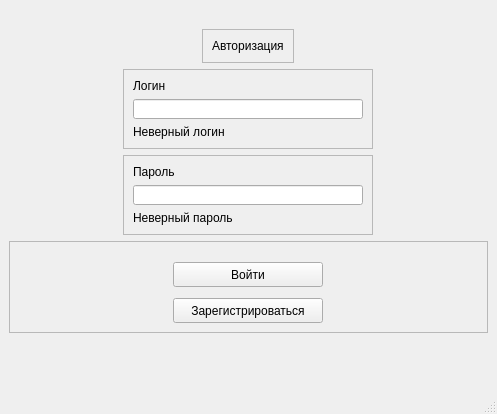
<?xml version="1.0" encoding="UTF-8"?>
<ui version="4.0">
 <class>MainWindow</class>
 <widget class="QMainWindow" name="MainWindow">
  <property name="enabled">
   <bool>true</bool>
  </property>
  <property name="geometry">
   <rect>
    <x>0</x>
    <y>0</y>
    <width>497</width>
    <height>414</height>
   </rect>
  </property>
  <property name="maximumSize">
   <size>
    <width>800</width>
    <height>600</height>
   </size>
  </property>
  <property name="baseSize">
   <size>
    <width>497</width>
    <height>414</height>
   </size>
  </property>
  <property name="windowTitle">
   <string>MainWindow</string>
  </property>
  <property name="styleSheet">
   <string notr="true"/>
  </property>
  <widget class="QWidget" name="centralwidget">
   <layout class="QVBoxLayout" name="verticalLayout">
    <item alignment="Qt::AlignHCenter|Qt::AlignBottom">
     <widget class="QFrame" name="frame_4">
      <property name="maximumSize">
       <size>
        <width>16777215</width>
        <height>60</height>
       </size>
      </property>
      <property name="frameShape">
       <enum>QFrame::StyledPanel</enum>
      </property>
      <property name="frameShadow">
       <enum>QFrame::Raised</enum>
      </property>
      <layout class="QVBoxLayout" name="verticalLayout_5">
       <property name="topMargin">
        <number>9</number>
       </property>
       <item>
        <widget class="QLabel" name="label_3">
         <property name="maximumSize">
          <size>
           <width>16777215</width>
           <height>16777215</height>
          </size>
         </property>
         <property name="text">
          <string>Авторизация</string>
         </property>
        </widget>
       </item>
      </layout>
     </widget>
    </item>
    <item alignment="Qt::AlignHCenter">
     <widget class="QFrame" name="frame">
      <property name="sizePolicy">
       <sizepolicy hsizetype="Preferred" vsizetype="Preferred">
        <horstretch>0</horstretch>
        <verstretch>0</verstretch>
       </sizepolicy>
      </property>
      <property name="minimumSize">
       <size>
        <width>250</width>
        <height>0</height>
       </size>
      </property>
      <property name="maximumSize">
       <size>
        <width>16777215</width>
        <height>80</height>
       </size>
      </property>
      <property name="baseSize">
       <size>
        <width>0</width>
        <height>0</height>
       </size>
      </property>
      <property name="frameShape">
       <enum>QFrame::StyledPanel</enum>
      </property>
      <property name="frameShadow">
       <enum>QFrame::Raised</enum>
      </property>
      <layout class="QVBoxLayout" name="verticalLayout_2">
       <item alignment="Qt::AlignBottom">
        <widget class="QLabel" name="label">
         <property name="maximumSize">
          <size>
           <width>200</width>
           <height>50</height>
          </size>
         </property>
         <property name="text">
          <string>Логин</string>
         </property>
        </widget>
       </item>
       <item>
        <widget class="QLineEdit" name="lineEdit"/>
       </item>
       <item>
        <widget class="QLabel" name="label_5">
         <property name="enabled">
          <bool>true</bool>
         </property>
         <property name="text">
          <string>Неверный логин</string>
         </property>
        </widget>
       </item>
      </layout>
     </widget>
    </item>
    <item alignment="Qt::AlignHCenter">
     <widget class="QFrame" name="frame_2">
      <property name="sizePolicy">
       <sizepolicy hsizetype="Preferred" vsizetype="Preferred">
        <horstretch>0</horstretch>
        <verstretch>0</verstretch>
       </sizepolicy>
      </property>
      <property name="minimumSize">
       <size>
        <width>250</width>
        <height>80</height>
       </size>
      </property>
      <property name="maximumSize">
       <size>
        <width>16777215</width>
        <height>80</height>
       </size>
      </property>
      <property name="baseSize">
       <size>
        <width>0</width>
        <height>0</height>
       </size>
      </property>
      <property name="frameShape">
       <enum>QFrame::StyledPanel</enum>
      </property>
      <property name="frameShadow">
       <enum>QFrame::Raised</enum>
      </property>
      <layout class="QVBoxLayout" name="verticalLayout_3">
       <item alignment="Qt::AlignBottom">
        <widget class="QLabel" name="label_2">
         <property name="maximumSize">
          <size>
           <width>200</width>
           <height>50</height>
          </size>
         </property>
         <property name="text">
          <string>Пароль</string>
         </property>
        </widget>
       </item>
       <item>
        <widget class="QLineEdit" name="lineEdit_2">
         <property name="minimumSize">
          <size>
           <width>0</width>
           <height>20</height>
          </size>
         </property>
        </widget>
       </item>
       <item>
        <widget class="QLabel" name="label_4">
         <property name="enabled">
          <bool>true</bool>
         </property>
         <property name="text">
          <string>Неверный пароль</string>
         </property>
        </widget>
       </item>
      </layout>
     </widget>
    </item>
    <item alignment="Qt::AlignTop">
     <widget class="QFrame" name="frame_3">
      <property name="maximumSize">
       <size>
        <width>16777215</width>
        <height>16777215</height>
       </size>
      </property>
      <property name="frameShape">
       <enum>QFrame::StyledPanel</enum>
      </property>
      <property name="frameShadow">
       <enum>QFrame::Raised</enum>
      </property>
      <layout class="QVBoxLayout" name="verticalLayout_4">
       <property name="topMargin">
        <number>20</number>
       </property>
       <property name="bottomMargin">
        <number>9</number>
       </property>
       <item alignment="Qt::AlignHCenter">
        <widget class="QPushButton" name="pushButton">
         <property name="minimumSize">
          <size>
           <width>150</width>
           <height>25</height>
          </size>
         </property>
         <property name="maximumSize">
          <size>
           <width>120</width>
           <height>16777215</height>
          </size>
         </property>
         <property name="text">
          <string>Войти</string>
         </property>
        </widget>
       </item>
       <item>
        <spacer name="verticalSpacer">
         <property name="orientation">
          <enum>Qt::Vertical</enum>
         </property>
         <property name="sizeHint" stdset="0">
          <size>
           <width>20</width>
           <height>5</height>
          </size>
         </property>
        </spacer>
       </item>
       <item alignment="Qt::AlignHCenter">
        <widget class="QPushButton" name="registerButton">
         <property name="minimumSize">
          <size>
           <width>150</width>
           <height>25</height>
          </size>
         </property>
         <property name="maximumSize">
          <size>
           <width>120</width>
           <height>16777215</height>
          </size>
         </property>
         <property name="text">
          <string>Зарегистрироваться</string>
         </property>
        </widget>
       </item>
      </layout>
     </widget>
    </item>
    <item>
     <spacer name="verticalSpacer_2">
      <property name="orientation">
       <enum>Qt::Vertical</enum>
      </property>
      <property name="sizeType">
       <enum>QSizePolicy::Maximum</enum>
      </property>
      <property name="sizeHint" stdset="0">
       <size>
        <width>20</width>
        <height>50</height>
       </size>
      </property>
     </spacer>
    </item>
   </layout>
  </widget>
  <widget class="QMenuBar" name="menubar">
   <property name="geometry">
    <rect>
     <x>0</x>
     <y>0</y>
     <width>497</width>
     <height>21</height>
    </rect>
   </property>
  </widget>
  <widget class="QStatusBar" name="statusbar"/>
 </widget>
 <resources/>
 <connections/>
</ui>
